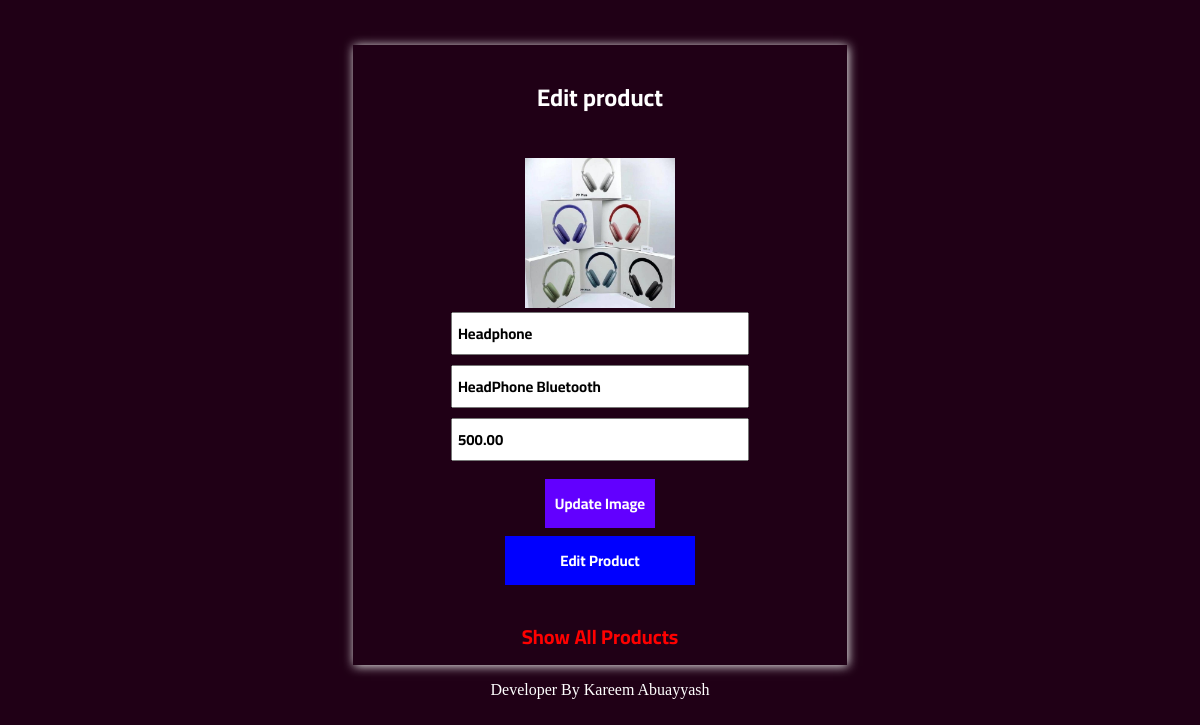
The app's page /update.php?id=2 with its own data.
### tables this page shows
CREATE TABLE `prodd` (
  `id` int(11) NOT NULL,
  `name` varchar(255) NOT NULL,
  `des` text NOT NULL,
  `price` decimal(10,2) NOT NULL,
  `image` varchar(255) NOT NULL,
  `created_at` timestamp NOT NULL DEFAULT current_timestamp()
);

### update.php (the view, shortened to what this page needs)
<!DOCTYPE html>
<html lang="en">
<head>
<link rel="stylesheet" href="inde.css">
</head>
<body>
    <?php
    include('config.php');
    $ID = $_GET['id'];
    $up = mysqli_query($con, "SELECT * FROM prodd WHERE id=$ID");
    $data = mysqli_fetch_array($up);
    ?>
    <center>
        <div class="main">
            <form action="up.php" method="post" enctype="multipart/form-data">
                <h2>Edit product</h2>
                <br>
                <img id="currentImage" src="<?php echo $data['image']; ?>" width="150">
                <br>
                <input type="text" name='name' value='<?php echo $data['name'] ?>' placeholder="Name Product">
                <br>
                <input type="text" name='des' value='<?php echo $data['des'] ?>' placeholder="Description">
                <br>
                <input type="text" name='price' value='<?php echo $data['price'] ?>' placeholder="Price Product">
                <br>
                <br>
                <label for="file">Update Image</label>
                <br><br>
                <button name='update' type='submit'>Edit Product</button>
                <br><br>
                <a href="products.php">Show All Products</a>
            </form>
        </div>
        <p>Developer By Kareem Abuayyash</p>
    </center>
</body>
</html>

### inde.css (style rules this page uses)
.main { width: 40%; box-shadow: 1px 1px 10px whitesmoke ; margin-top: 45px; padding: 10px; }
body { background-color: #200016; }
h2 { font-family: "Cairo", sans-serif; color: white; }
p { color: #ffffff; }
input { margin-bottom: 10px; width: 60%; padding: 5px; font-family: "Cairo", sans-serif; font-size: 15px ; font-weight: bold; }
button { border: none; padding: 10px; width: 40%; font-weight: bold; font-size: 15px; background-color: blue; cursor: pointer; font-family: "Cairo", sans-serif; margin-bottom: 15px; color: white; }
label { padding: 10px; cursor: pointer; font-weight: bold; font-size: 15px; background-color: rgb(98, 0, 255); font-family: "Cairo", sans-serif; width: 40%; color: white; }
a { text-decoration: none; font-size: 20px; color:red; font-family: "Cairo", sans-serif; font-weight: bold; }

### records on screen
prodd: image (picture), name "Headphone", des "HeadPhone Bluetooth", price "500.00"
